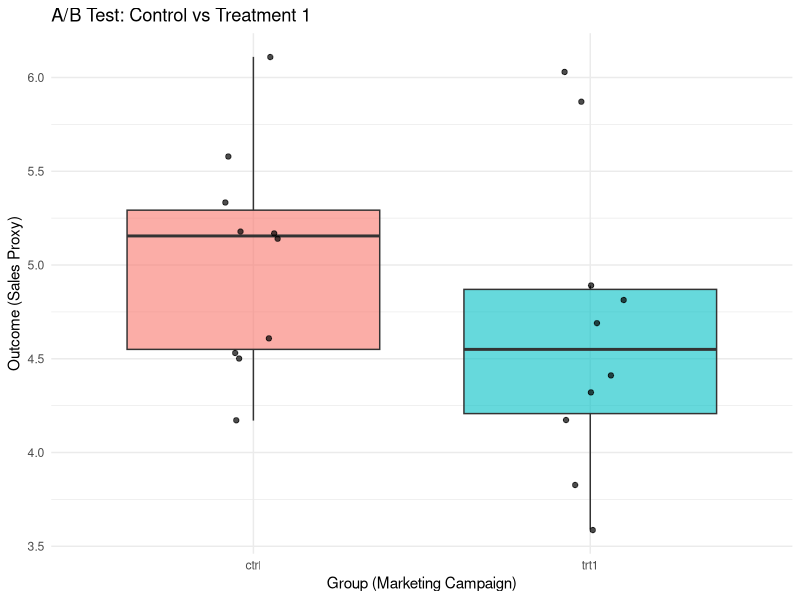

R code for this plot:
## ---- chunk 1
knitr::opts_chunk$set(echo = TRUE)
## ---- chunk 2
# Load data
data("PlantGrowth")
head(PlantGrowth)
## ---- chunk 3
# Subset Control vs Treatment 1
subset_data <- subset(PlantGrowth, group %in% c("ctrl", "trt1"))

# A/B test (two-sample t-test)
t_test_result <- t.test(weight ~ group, data = subset_data)
t_test_result

## ---- chunk 4
# Load libraries
library(ggplot2)

# Subset Control vs Treatment 1
subset_data <- subset(PlantGrowth, group %in% c("ctrl", "trt1"))

# Boxplot with jittered points
ggplot(subset_data, aes(x = group, y = weight, fill = group)) +
  geom_boxplot(alpha = 0.6, outlier.shape = NA) +
  geom_jitter(width = 0.1, alpha = 0.7) +
  labs(
    title = "A/B Test: Control vs Treatment 1",
    x = "Group (Marketing Campaign)",
    y = "Outcome (Sales Proxy)"
  ) +
  theme_minimal() +
  theme(legend.position = "none")

